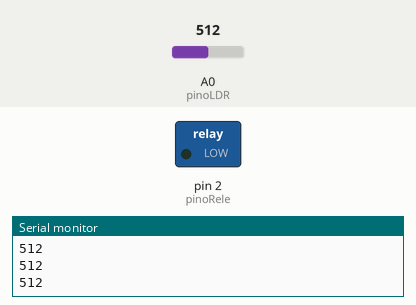
Bench run of a sketch on a simulated Arduino Uno, built with avr-gcc and run on an emulated ATmega328P. Parts: switched loads named in the sketch (green lamp = pin HIGH), the last lines printed to the serial monitor. The inputs (shaded band) are chosen by the test bench; at power-on: A0 (pinoLDR) = 512.

Above: at 1.3 s.
1.4 s: A0 (pinoLDR) set to 486
At 1.8 s:
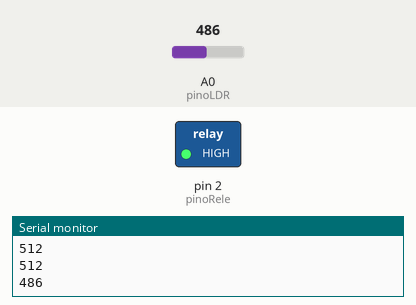
3.0 s: A0 (pinoLDR) set to 510
At 4.2 s:
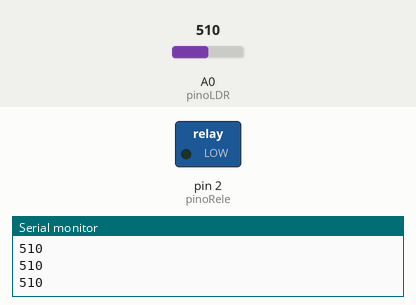
4.5 s: A0 (pinoLDR) set to 490
At 5.4 s:
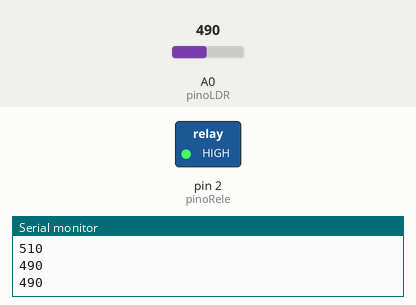
Timing chart, 0 to 7.5 s (numbered marks = the images above; inputs shaded):
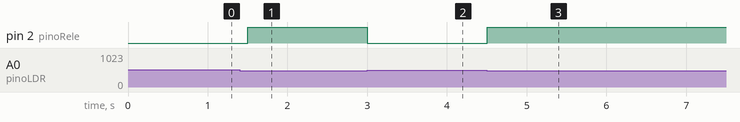

The sketch:

sensor_de_luminosidade.ino
```cpp
// C++ code
//
const int pinoLDR = A0;
const int pinoRele = 2;
const int limiteLuz = 500;

void setup() {
  pinMode(pinoRele, OUTPUT);
  digitalWrite(pinoRele, LOW);
  Serial.begin(9600);
}

void loop() {
  int valorLuz = analogRead(pinoLDR);
  Serial.println(valorLuz);

  if (valorLuz < limiteLuz) {
    digitalWrite(pinoRele, HIGH);
  } else {
    digitalWrite(pinoRele, LOW);
  }

  delay(500);
}
```

Measured:
- the behaviour switches between 500 and 499 on A0 (pinoLDR) (found by bisection; images 0 and 1)
- after the input at 1.4 s, pin 2 (pinoRele): LOW → HIGH after 0.10 s
- after the input at 3.0 s, pin 2 (pinoRele): HIGH → LOW at once
- after the input at 4.5 s, pin 2 (pinoRele): LOW → HIGH at once
